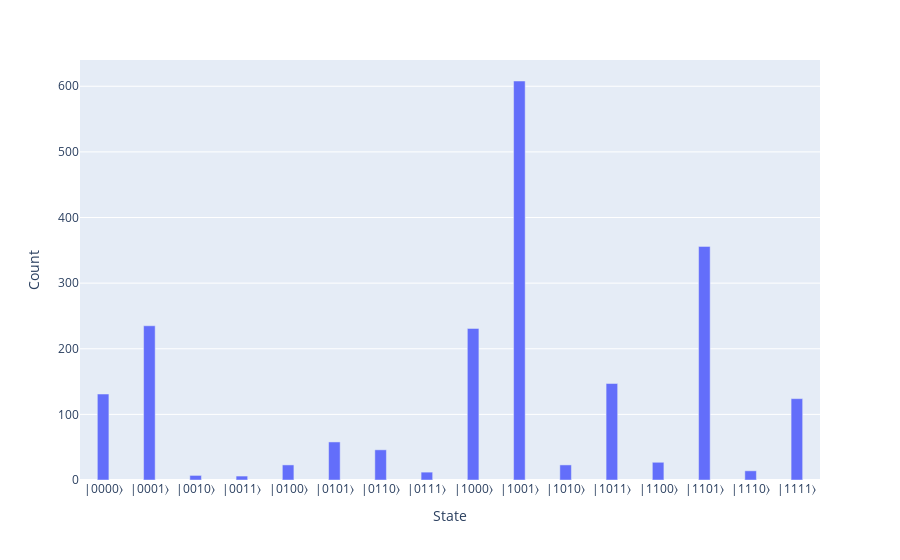
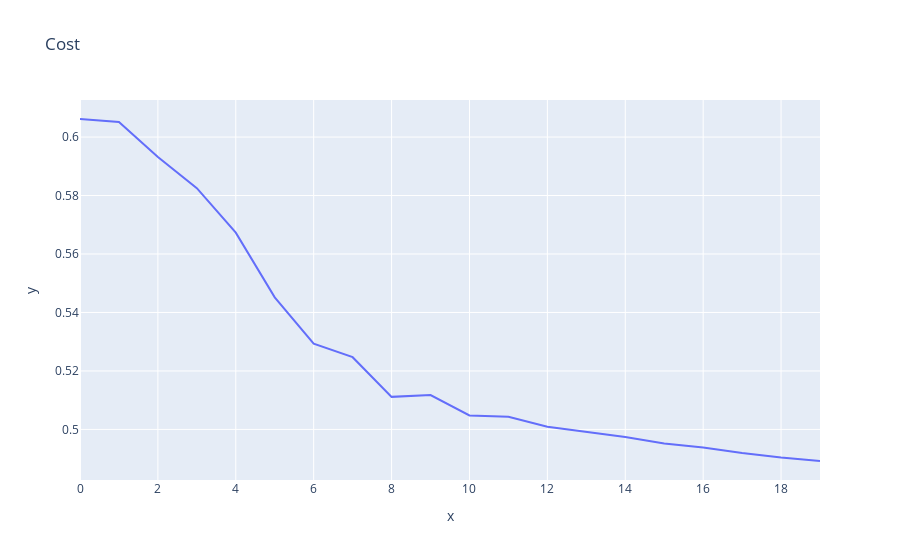
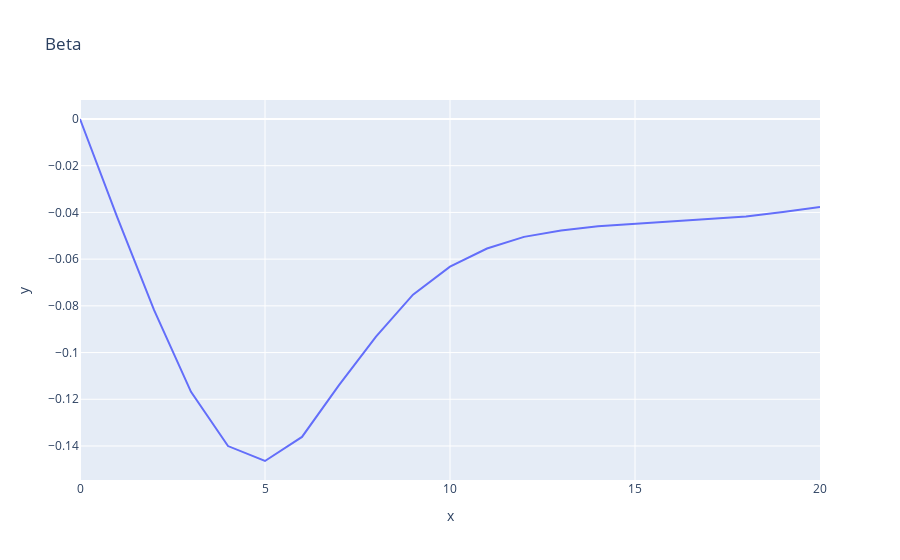

The notebook cell saved with these charts, in order:
### Markdown cell above
Assim, conseguimos plotar os resultados:

### Code cell
num_layers = 20

betas = [0.0]
cost = []

process = Process()
qubits = process.alloc(4)
H(qubits)

for _ in range(num_layers):
    falqon_layer(model, delta_t, betas[-1], qubits)

    cost.append(exp_value(cost_h(model, qubits)).get())
    betas.append(exp_value(beta_h(model, qubits)).get())

sample(qubits).histogram("bin").show()

# Gráficos de custo e beta
px.line(x=list(range(len(cost))), y=cost, title="Cost").show()
px.line(x=list(range(len(betas))), y=betas, title="Beta").show()

### Figure 1 — Plotly figure (JSON) as saved in the notebook; plotly's stock layout.template omitted (floating-point values rounded to 4 significant figures)
{"data": [{"hovertemplate": "State=%{x}<br>Count=%{y}<extra></extra>", "legendgroup": "", "marker": {"color": "#636efa", "pattern": {"shape": ""}}, "name": "", "orientation": "v", "showlegend": false, "textposition": "auto", "type": "bar", "x": [5, 9, 6, 13, 2, 12, 15, 8, 4, 14, 1, 10, 3, 7, 11, 0], "xaxis": "x", "y": [58, 608, 46, 356, 7, 27, 124, 231, 23, 14, 235, 23, 6, 12, 147, 131], "yaxis": "y"}], "layout": {"bargap": 0.75, "barmode": "relative", "legend": {"tracegroupgap": 0}, "margin": {"t": 60}, "xaxis": {"anchor": "y", "domain": [0, 1], "tickmode": "array", "ticktext": ["|0101⟩", "|1001⟩", "|0110⟩", "|1101⟩", "|0010⟩", "|1100⟩", "|1111⟩", "|1000⟩", "|0100⟩", "|1110⟩", "|0001⟩", "|1010⟩", "|0011⟩", "|0111⟩", "|1011⟩", "|0000⟩"], "tickvals": [5, 9, 6, 13, 2, 12, 15, 8, 4, 14, 1, 10, 3, 7, 11, 0], "title": {"text": "State"}}, "yaxis": {"anchor": "x", "domain": [0, 1], "title": {"text": "Count"}}}}

### Figure 2 — Plotly figure (JSON) as saved in the notebook; plotly's stock layout.template omitted (floating-point values rounded to 4 significant figures)
{"data": [{"hovertemplate": "x=%{x}<br>y=%{y}<extra></extra>", "legendgroup": "", "line": {"color": "#636efa", "dash": "solid"}, "marker": {"symbol": "circle"}, "mode": "lines", "name": "", "orientation": "v", "showlegend": false, "type": "scatter", "x": [0, 1, 2, 3, 4, 5, 6, 7, 8, 9, 10, 11, 12, 13, 14, 15, 16, 17, 18, 19], "xaxis": "x", "y": [0.6062, 0.6052, 0.5932, 0.5825, 0.5673, 0.5452, 0.5293, 0.5247, 0.5111, 0.5118, 0.5048, 0.5043, 0.5009, 0.4992, 0.4974, 0.4952, 0.4938, 0.4919, 0.4904, 0.4892], "yaxis": "y"}], "layout": {"legend": {"tracegroupgap": 0}, "title": {"text": "Cost"}, "xaxis": {"anchor": "y", "domain": [0, 1], "title": {"text": "x"}}, "yaxis": {"anchor": "x", "domain": [0, 1], "title": {"text": "y"}}}}

### Figure 3 — Plotly figure (JSON) as saved in the notebook; plotly's stock layout.template omitted (floating-point values rounded to 4 significant figures)
{"data": [{"hovertemplate": "x=%{x}<br>y=%{y}<extra></extra>", "legendgroup": "", "line": {"color": "#636efa", "dash": "solid"}, "marker": {"symbol": "circle"}, "mode": "lines", "name": "", "orientation": "v", "showlegend": false, "type": "scatter", "x": [0, 1, 2, 3, 4, 5, 6, 7, 8, 9, 10, 11, 12, 13, 14, 15, 16, 17, 18, 19, 20], "xaxis": "x", "y": [0.0, -0.04177, -0.08174, -0.1168, -0.14, -0.1464, -0.1361, -0.114, -0.09316, -0.07522, -0.06322, -0.05543, -0.05046, -0.04772, -0.04593, -0.04484, -0.04403, -0.04286, -0.04174, -0.03979, -0.03772], "yaxis": "y"}], "layout": {"legend": {"tracegroupgap": 0}, "title": {"text": "Beta"}, "xaxis": {"anchor": "y", "domain": [0, 1], "title": {"text": "x"}}, "yaxis": {"anchor": "x", "domain": [0, 1], "title": {"text": "y"}}}}
